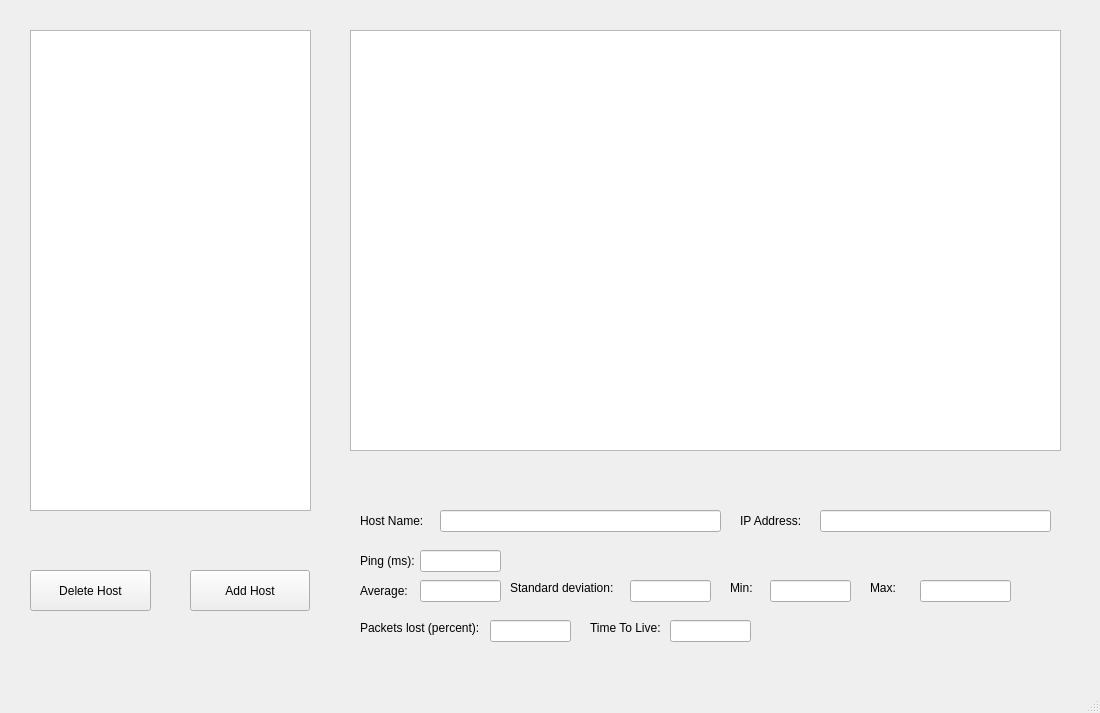
<?xml version="1.0" encoding="UTF-8"?>
<ui version="4.0">
 <class>MainWindow</class>
 <widget class="QMainWindow" name="MainWindow">
  <property name="geometry">
   <rect>
    <x>0</x>
    <y>0</y>
    <width>1100</width>
    <height>713</height>
   </rect>
  </property>
  <property name="windowTitle">
   <string>MainWindow</string>
  </property>
  <widget class="QWidget" name="centralwidget">
   <widget class="QListWidget" name="HostListWidget">
    <property name="geometry">
     <rect>
      <x>30</x>
      <y>30</y>
      <width>281</width>
      <height>481</height>
     </rect>
    </property>
   </widget>
   <widget class="QPushButton" name="b_AddHost">
    <property name="geometry">
     <rect>
      <x>190</x>
      <y>570</y>
      <width>120</width>
      <height>41</height>
     </rect>
    </property>
    <property name="text">
     <string>Add Host</string>
    </property>
   </widget>
   <widget class="QPushButton" name="b_DeleteHost">
    <property name="geometry">
     <rect>
      <x>30</x>
      <y>570</y>
      <width>121</width>
      <height>41</height>
     </rect>
    </property>
    <property name="text">
     <string>Delete Host</string>
    </property>
   </widget>
   <widget class="QLabel" name="l_HostName">
    <property name="geometry">
     <rect>
      <x>360</x>
      <y>510</y>
      <width>71</width>
      <height>21</height>
     </rect>
    </property>
    <property name="text">
     <string>Host Name:</string>
    </property>
   </widget>
   <widget class="QLabel" name="l_Address">
    <property name="geometry">
     <rect>
      <x>740</x>
      <y>510</y>
      <width>71</width>
      <height>21</height>
     </rect>
    </property>
    <property name="text">
     <string>IP Address:</string>
    </property>
   </widget>
   <widget class="QLineEdit" name="e_HostName">
    <property name="geometry">
     <rect>
      <x>440</x>
      <y>510</y>
      <width>281</width>
      <height>22</height>
     </rect>
    </property>
   </widget>
   <widget class="QLineEdit" name="e_Address">
    <property name="geometry">
     <rect>
      <x>820</x>
      <y>510</y>
      <width>231</width>
      <height>22</height>
     </rect>
    </property>
   </widget>
   <widget class="QLabel" name="l_PingHint">
    <property name="geometry">
     <rect>
      <x>360</x>
      <y>550</y>
      <width>61</width>
      <height>21</height>
     </rect>
    </property>
    <property name="text">
     <string>Ping (ms):</string>
    </property>
   </widget>
   <widget class="QLabel" name="l_Average">
    <property name="geometry">
     <rect>
      <x>360</x>
      <y>580</y>
      <width>51</width>
      <height>21</height>
     </rect>
    </property>
    <property name="text">
     <string>Average:</string>
    </property>
   </widget>
   <widget class="QLineEdit" name="e_Average">
    <property name="geometry">
     <rect>
      <x>420</x>
      <y>580</y>
      <width>81</width>
      <height>22</height>
     </rect>
    </property>
   </widget>
   <widget class="QLabel" name="l_StdDev">
    <property name="geometry">
     <rect>
      <x>510</x>
      <y>580</y>
      <width>111</width>
      <height>16</height>
     </rect>
    </property>
    <property name="text">
     <string>Standard deviation:</string>
    </property>
   </widget>
   <widget class="QLineEdit" name="e_StdDev">
    <property name="geometry">
     <rect>
      <x>630</x>
      <y>580</y>
      <width>81</width>
      <height>22</height>
     </rect>
    </property>
   </widget>
   <widget class="QLabel" name="l_Min">
    <property name="geometry">
     <rect>
      <x>730</x>
      <y>580</y>
      <width>31</width>
      <height>16</height>
     </rect>
    </property>
    <property name="text">
     <string>Min:</string>
    </property>
   </widget>
   <widget class="QLineEdit" name="e_Min">
    <property name="geometry">
     <rect>
      <x>770</x>
      <y>580</y>
      <width>81</width>
      <height>22</height>
     </rect>
    </property>
   </widget>
   <widget class="QLabel" name="l_Max">
    <property name="geometry">
     <rect>
      <x>870</x>
      <y>580</y>
      <width>31</width>
      <height>16</height>
     </rect>
    </property>
    <property name="text">
     <string>Max:</string>
    </property>
   </widget>
   <widget class="QLineEdit" name="e_Max">
    <property name="geometry">
     <rect>
      <x>920</x>
      <y>580</y>
      <width>91</width>
      <height>22</height>
     </rect>
    </property>
   </widget>
   <widget class="QLabel" name="l_Lost">
    <property name="geometry">
     <rect>
      <x>360</x>
      <y>620</y>
      <width>131</width>
      <height>16</height>
     </rect>
    </property>
    <property name="text">
     <string>Packets lost (percent):</string>
    </property>
   </widget>
   <widget class="QLineEdit" name="e_lost">
    <property name="geometry">
     <rect>
      <x>490</x>
      <y>620</y>
      <width>81</width>
      <height>22</height>
     </rect>
    </property>
   </widget>
   <widget class="QLabel" name="l_TTL">
    <property name="geometry">
     <rect>
      <x>590</x>
      <y>620</y>
      <width>81</width>
      <height>16</height>
     </rect>
    </property>
    <property name="text">
     <string>Time To Live:</string>
    </property>
   </widget>
   <widget class="QLineEdit" name="e_TTL">
    <property name="geometry">
     <rect>
      <x>670</x>
      <y>620</y>
      <width>81</width>
      <height>22</height>
     </rect>
    </property>
   </widget>
   <widget class="QLineEdit" name="e_currentPing">
    <property name="geometry">
     <rect>
      <x>420</x>
      <y>550</y>
      <width>81</width>
      <height>22</height>
     </rect>
    </property>
   </widget>
   <widget class="QGraphicsView" name="graphicsView">
    <property name="geometry">
     <rect>
      <x>350</x>
      <y>30</y>
      <width>711</width>
      <height>421</height>
     </rect>
    </property>
   </widget>
  </widget>
  <widget class="QMenuBar" name="Menu">
   <property name="geometry">
    <rect>
     <x>0</x>
     <y>0</y>
     <width>1100</width>
     <height>19</height>
    </rect>
   </property>
  </widget>
  <widget class="QStatusBar" name="Status"/>
 </widget>
 <resources/>
 <connections/>
</ui>
